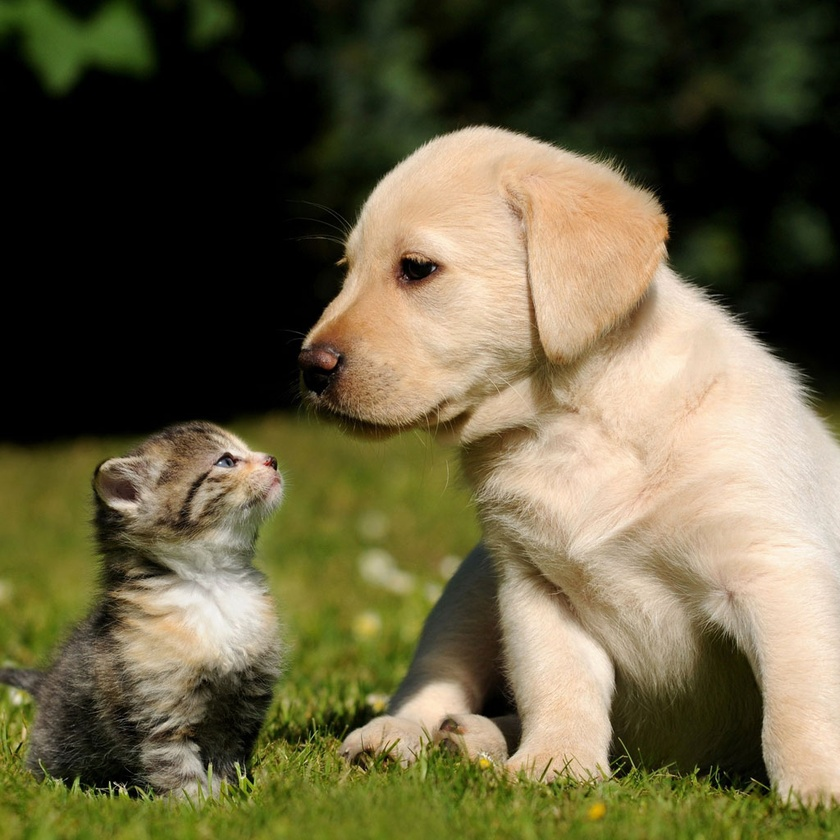
#> input picture 小猫.jpg, 840 x 840 px, shrunk from 1024 x 1024 before the run
$ python '小狗傅里叶变换.py'
#> lines starting #> are read from the running program, lines starting #| are printed output that depends on the picture


import numpy as np
import matplotlib.pyplot as plt
from skimage import io,color


oringnalImg=io.imread('小猫.jpg',as_gray=False)
#> oringnalImg is the input picture: shape (840, 840, 3); mean R, G, B 101.7, 94.8, 64.6
myImg1=color.rgb2gray(oringnalImg)
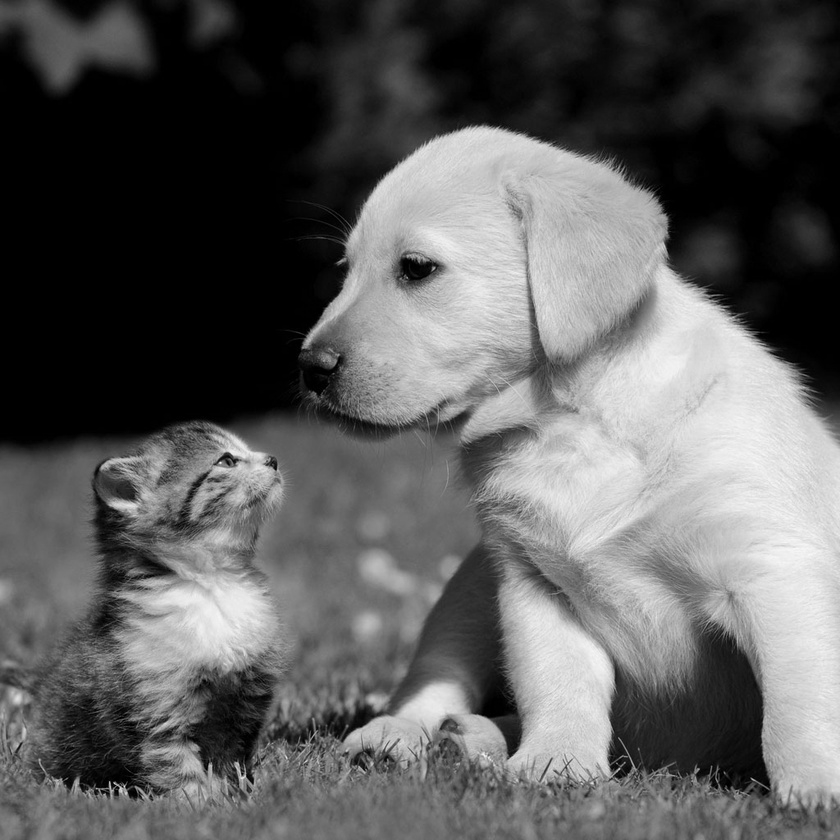
#> myImg1: shape (840, 840) float64; min 0, max 0.975, mean 0.369
# myImg=np.eye(256)
myImg=np.fft.ifftshift(myImg1)
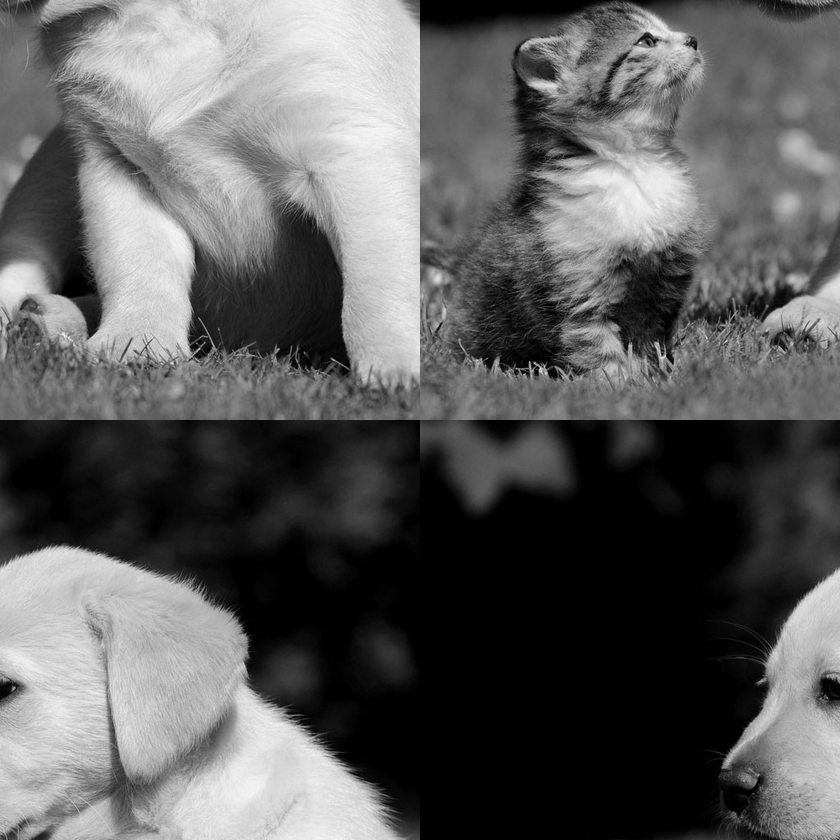
#> myImg: shape (840, 840) float64; min 0, max 0.975, mean 0.369
f=np.fft.fft2(myImg)  #用FFT函数转换频域
cartesian_spectrum=20*np.log(np.abs(f))
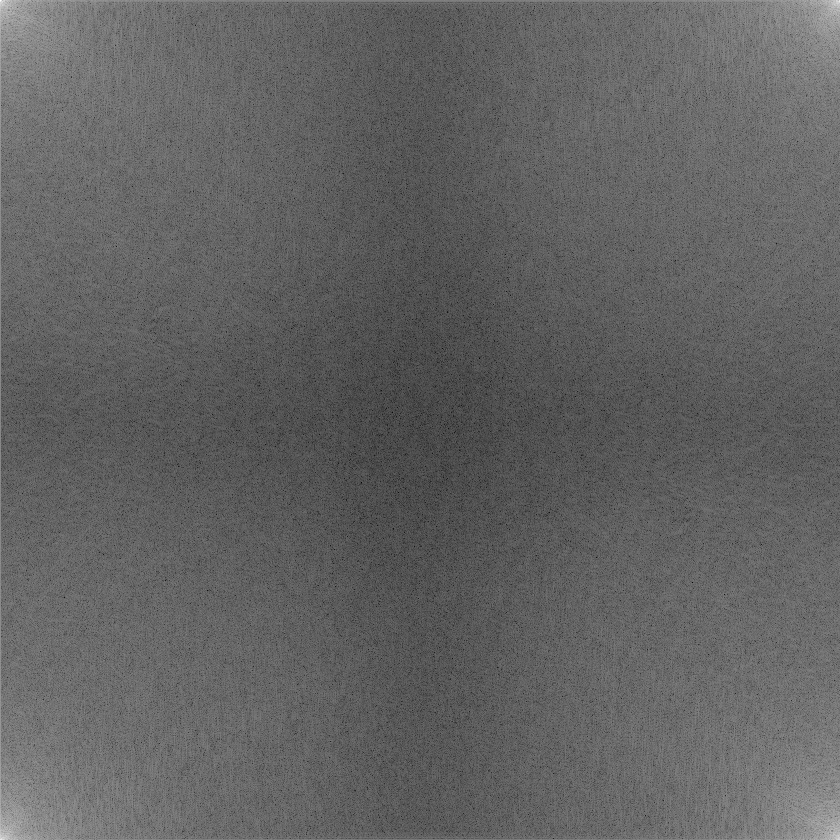
#> cartesian_spectrum: shape (840, 840) float64; min -72.56, max 249.4, mean 52.3; drawn with min black and max white
fshift=np.fft.fftshift(f)
pseudo_spectrum=20*np.log(np.abs(fshift))
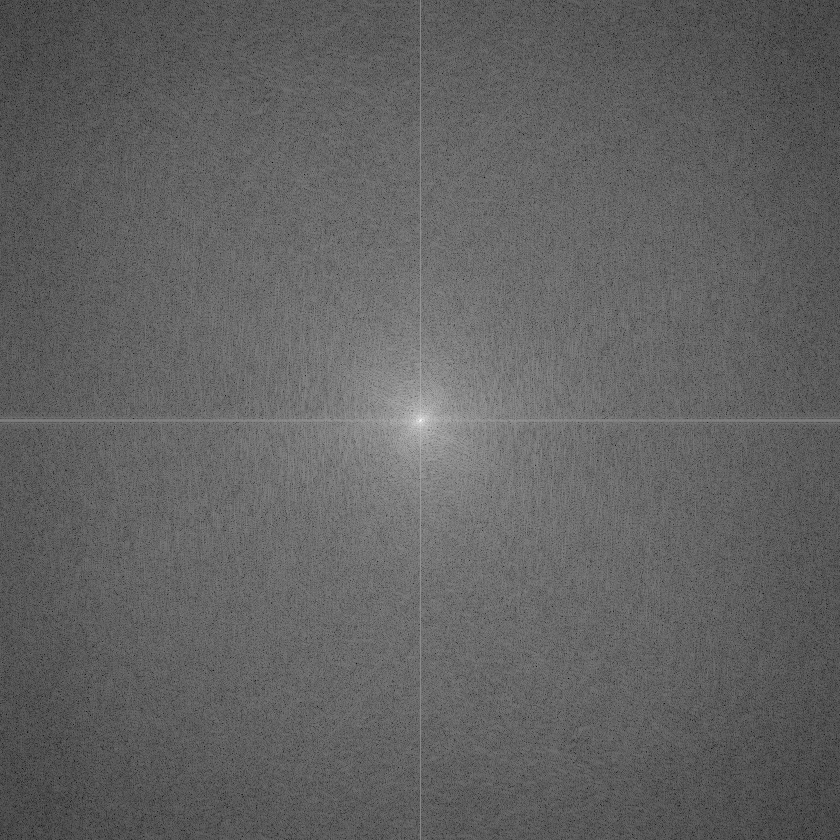
#> pseudo_spectrum: shape (840, 840) float64; min -72.56, max 249.4, mean 52.3; drawn with min black and max white


img_f = np.imag(f)
real_f=np.real(f)
img_back=np.fft.ifft2(img_f)
img_back=np.abs(img_back)
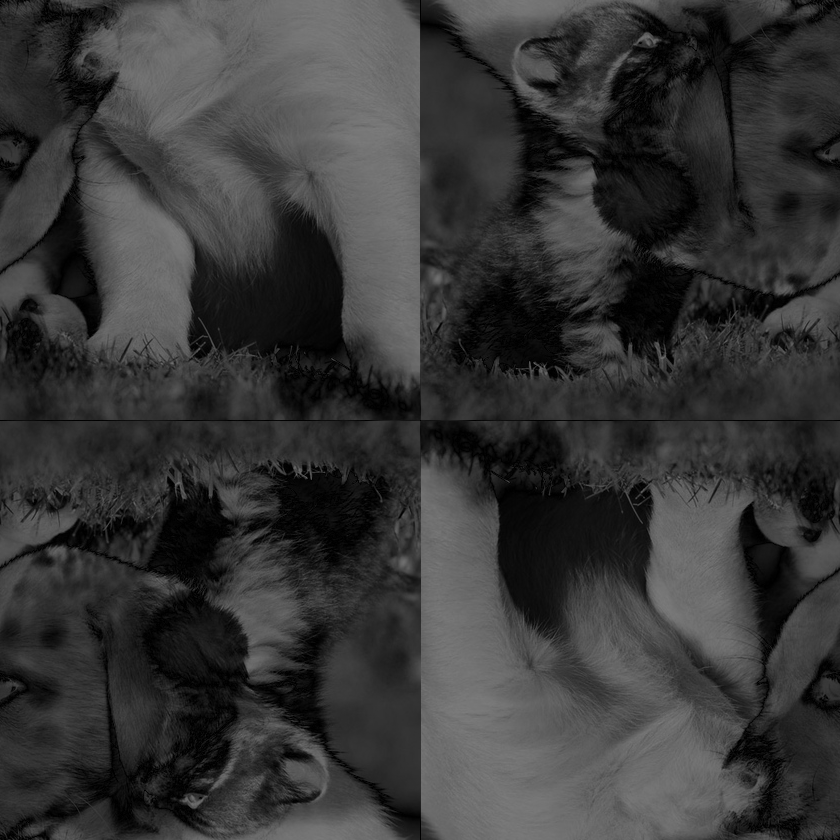
#> img_back: shape (840, 840) float64; min 1.62e-17, max 0.487, mean 0.217
real_back=np.fft.ifft2(real_f)
real_back=np.abs(real_back)
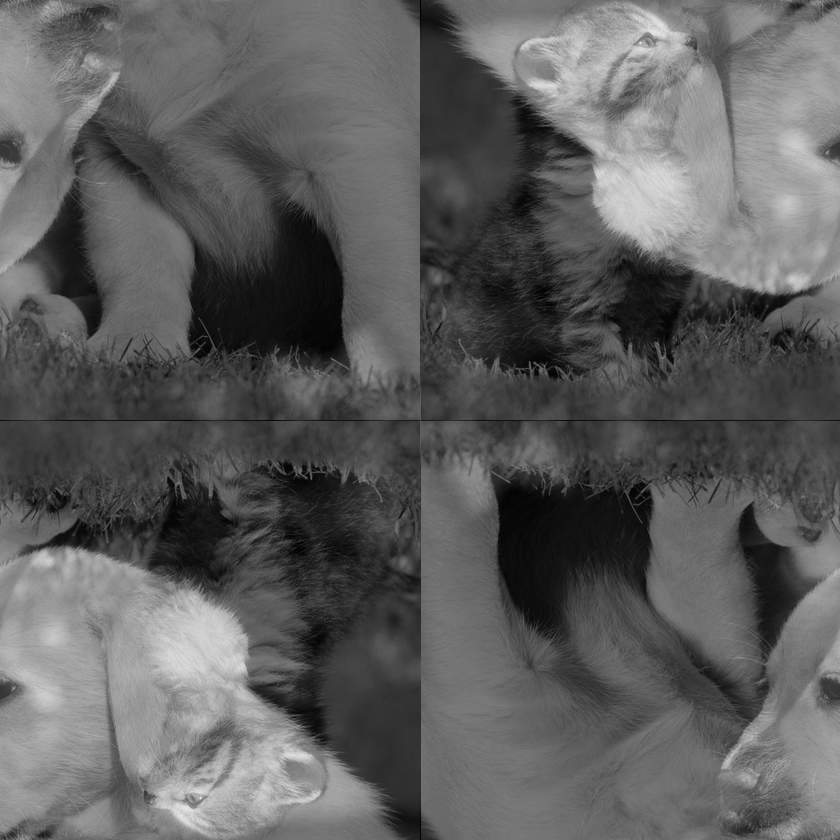
#> real_back: shape (840, 840) float64; min 1.39e-17, max 0.921, mean 0.369

plt.subplot(2,3,1)        #原图
plt.imshow(myImg)
plt.title('original image')
plt.xticks([])
plt.yticks([])

plt.subplot(2,3,2)          #笛卡尔坐标系图
plt.imshow(cartesian_spectrum)
plt.title('cartesion coordinate')
plt.xticks([])
plt.yticks([])

plt.subplot(2,3,3)         #伪极网格坐标系图
plt.imshow(pseudo_spectrum)
plt.title('pseudo coordinate')
plt.xticks([]),plt.yticks([])

plt.subplot(2,3,4)         #傅里叶实部图
plt.imshow(real_f)
plt.title('real_parts_spect')
plt.xticks([]),plt.yticks([])

plt.subplot(2,3,5)         #傅里叶虚部图
plt.imshow(img_f)
plt.title('imaginary parts_spect ')
plt.xticks([]),plt.yticks([])

plt.subplot(2,3,6)         #转换后回来的原图
plt.imshow(real_back)
plt.title('real_part_image')
plt.xticks([]),plt.yticks([])


plt.show()

$ run again, with U.jpg copied over 小猫.jpg
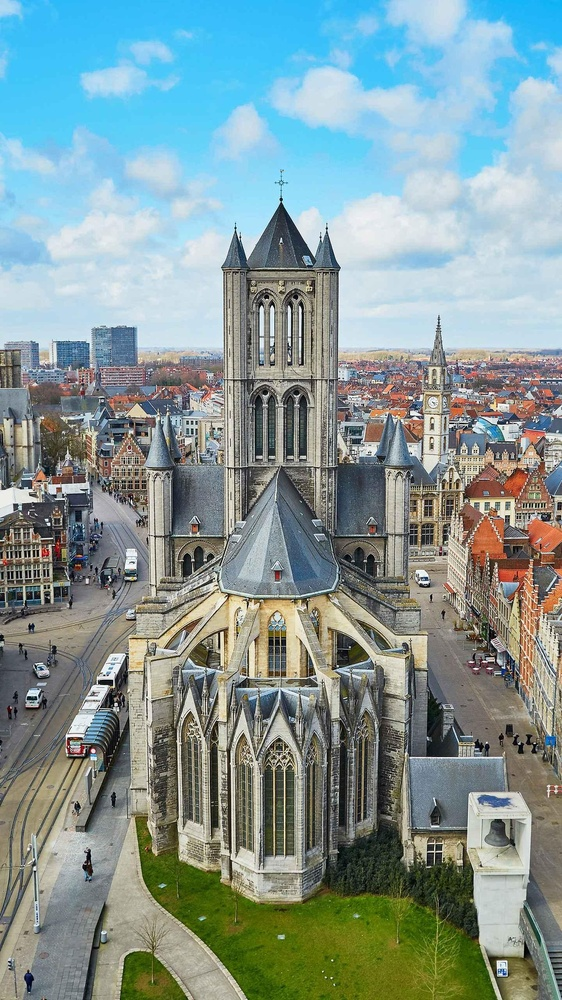
#> input picture U.jpg, 562 x 1000 px, shrunk from 1440 x 2560 before the run
#> oringnalImg is the input picture: shape (1000, 562, 3); mean R, G, B 131.5, 151.4, 150.8
#> `img_back=np.abs(img_back)`:
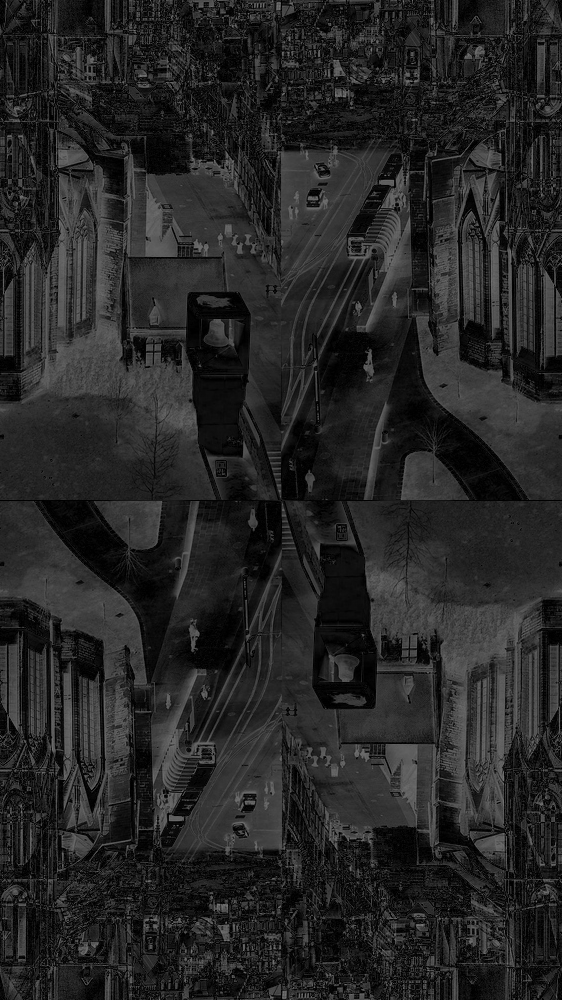
#> img_back: shape (1000, 562) float64; min 2.64e-17, max 0.482, mean 0.149
#> `real_back=np.abs(real_back)`:
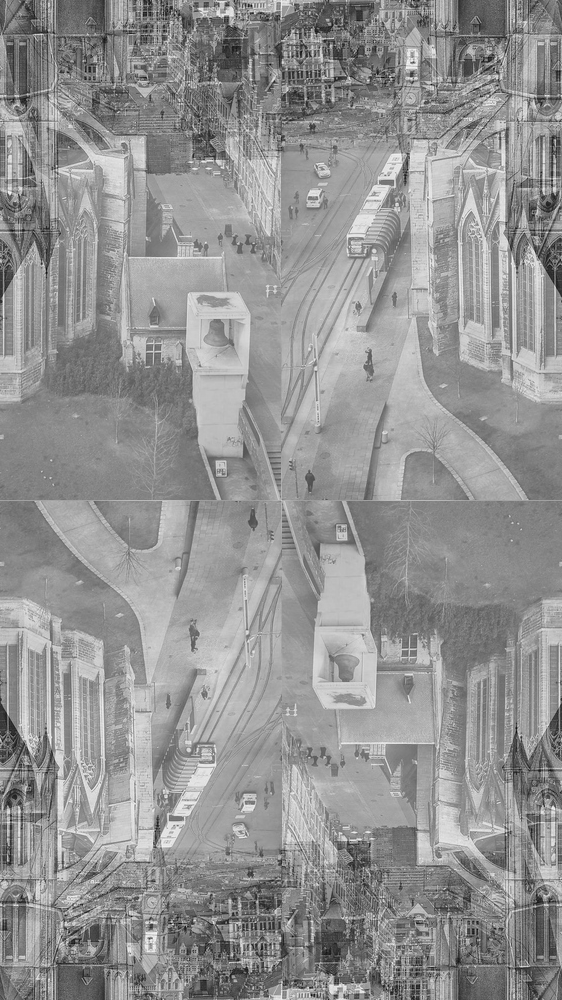
#> real_back: shape (1000, 562) float64; min 0.0305, max 0.977, mean 0.577
